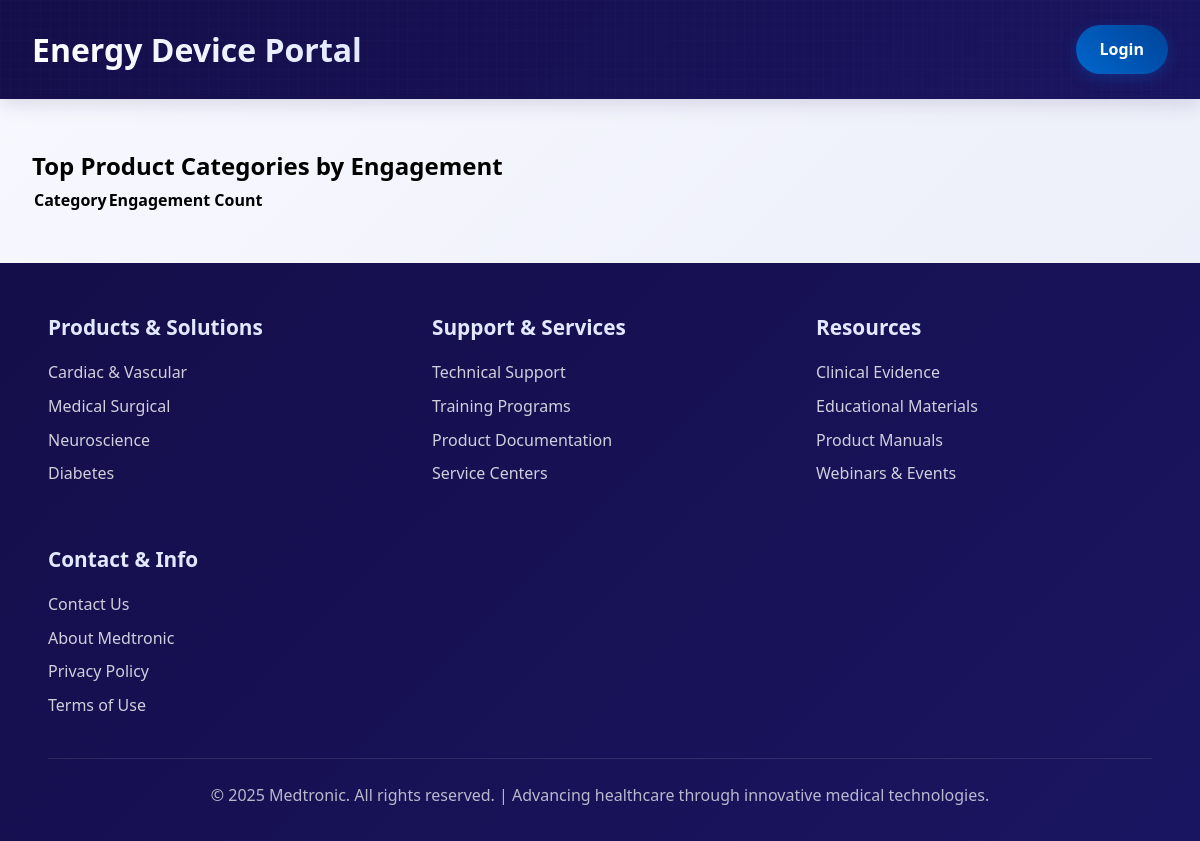
Page /analytics/top-categories/ on the earlier database version.
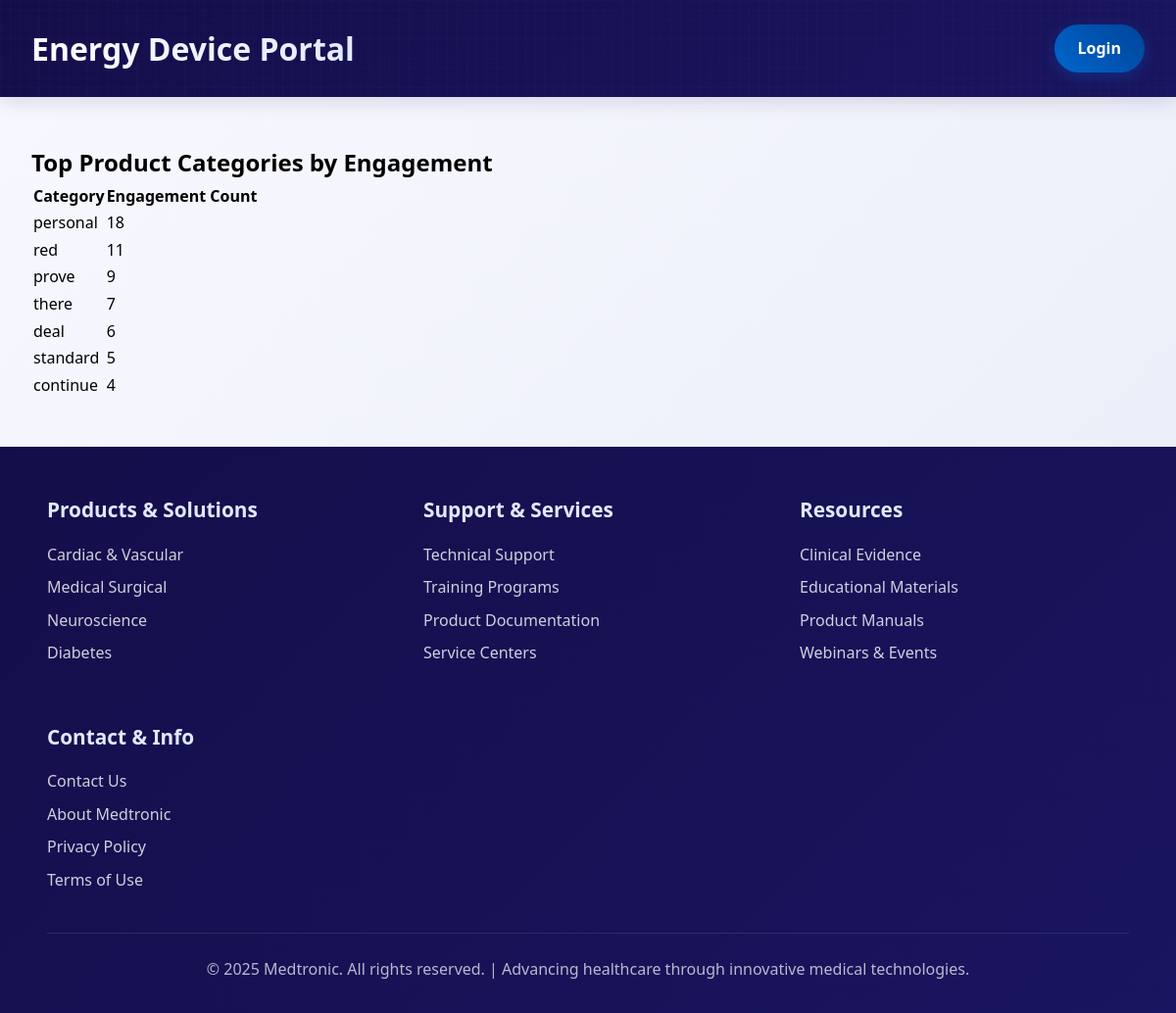
Same page on the later database version.
### products/models.py (models this page shows, shortened)
class ProductCategory(models.Model):
    category = models.ForeignKey(Category, on_delete=models.CASCADE, related_name="product_categories")
    name = models.CharField(max_length=100)
    created_at = models.DateTimeField(auto_now_add=True)
    updated_at = models.DateTimeField(auto_now=True)

### analytics/views.py (the view)
# urls.py: path('top-categories/', views.top_categories_engagement, name='top_categories_engagement'),
def top_categories_engagement(request):
    data = (
        SearchProduct.objects
        .values('product__product_type__product_category__name')
        .annotate(total=Count('id'))
        .order_by('-total')[:10]
    )
    return render(request, 'analytics/top_categories.html', {'categories': data})

### analytics/templates/analytics/top_categories.html
{% extends 'admin.html' %}
{% block content %}
<h2 class="text-xl font-bold mb-4">Top Product Categories by Engagement</h2>
<table class="table-auto w-full border">
    <thead>
        <tr>
            <th class="border px-4 py-2">Category</th>
            <th class="border px-4 py-2">Engagement Count</th>
        </tr>
    </thead>
    <tbody>
        {% for item in categories %}
        <tr>
            <td class="border px-4 py-2">{{ item.product__product_type__product_category__name }}</td>
            <td class="border px-4 py-2">{{ item.total }}</td>
        </tr>
        {% endfor %}
    </tbody>
</table>
{% endblock %}

Differences in the rows shown:
added ProductCategory: product__product_type__product_category__name "personal", total "18"
added ProductCategory: product__product_type__product_category__name "red", total "11"
added ProductCategory: product__product_type__product_category__name "prove", total "9"
added ProductCategory: product__product_type__product_category__name "there", total "7"
added ProductCategory: product__product_type__product_category__name "deal", total "6"
added ProductCategory: product__product_type__product_category__name "standard", total "5"
added ProductCategory: product__product_type__product_category__name "continue", total "4"
